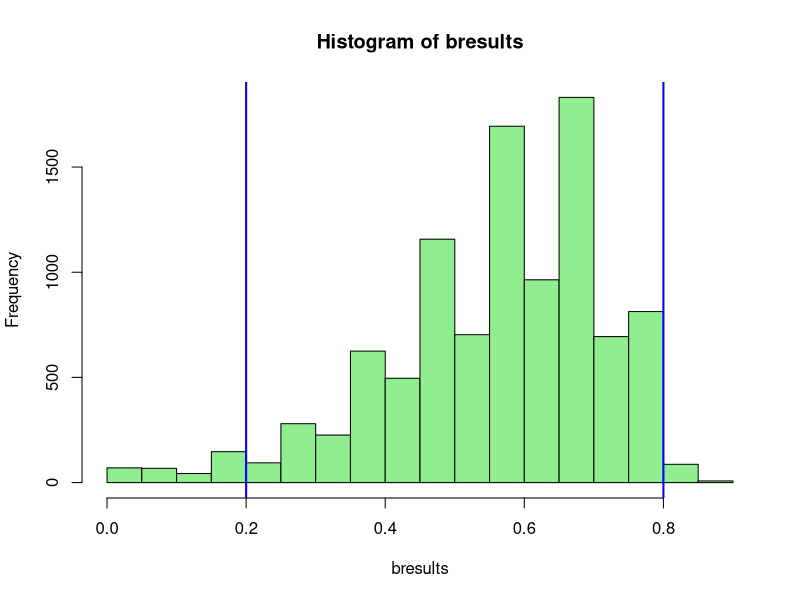

Recreate this plot in R.
# Example code supplied for illustrative purposes only. The regression equations below were built
# using 2 years of data from our level 1 trauma academic medical center. They will not work out of the
# box for your institution.
# 2019-2020 Edward G. Brown MS, Patricia K. Howard PhD RN, Daniel Moore MD
# For more information please read the paper SIMULATING EMERGENCY DEPARTMENT BOARDING USING A DIFFERENCE EQUATION 
# at https://doi.org/10.1101/2020.03.19.20039040

bfunc <- function() {

  days <- 30
  lower <- 200
  upper <- 300
  
  threshold <- 40

  xbar.rand <- rep(NA,days)
  xbar.star <- rep(NA,days)
  xbar.start <- rep(NA,days)
  xbar.stop <- rep(NA,days)

  start_int <- 22.44721952
  start_slope <- 0.179980129
  stop_int <- 32.5802325885976
  stop_slope <- 0.492633658985415
  
    
for (i in 1:days)
  xbar.rand[[i]] <-sample(lower:upper, 1)

for (i in 1:days)
  xbar.start[[i]] <- start_int + (xbar.rand[[i]] * start_slope)


for (i in 1:days)
  xbar.stop[[i]] <- stop_int +(xbar.start[[i]] * stop_slope)

# Why 12? In our observed data, the starting day balance of a day (selected at random) was 12. This starts our iteration.
# Patients boarding at Start of Day was 25, Patients start boarding during the day was 57, Patients stop boarding was 70.  
xbar.star[[1]] = 12

for (i in 1:days)
  xbar.star[[i+1]] = ifelse(ceiling((xbar.star[i] + xbar.start[[i]]) - xbar.stop[[i]]) < 0, 0, ceiling((xbar.star[i] + xbar.start[[i]]) - xbar.stop[[i]]) )
 

over_threshold <- length(xbar.star[xbar.star >= threshold])/days

return(over_threshold)
} # end of function


reps <- 10000
bresults <- rep(NA,reps)


for (i in 1:reps)
  bresults[[i]] <- bfunc()



sd(bresults)
summary(bresults)

# percentile method for 95% CI
quantile(bresults, 0.025)
quantile(bresults, 0.975)

hist(bresults, col="lightgreen")
abline(v=quantile(bresults, 0.025),col="blue", lwd=2)
abline(v=quantile(bresults, 0.975),col="blue", lwd=2)

# Uncomment the section below for a non-parametric CI around the median.
# The function will output the achieved CL.
# Note: Numerous ties (especially around the median) may lead to an exceedingly narrow CI.
# This will likely occur more/less depending on the function arguments used and number of bootstrap replications.
# Your results may vary.

# GetCI <- function(v, clevel){
#   
#   v <- sort(v)
#   n <- length(v)
#   cl <- 0
#   prod <- (n+1)*(0.50)
#   Lstar <- floor(prod - 1)
#   Ustar <- floor(prod + 1)
#   
#   while (cl < clevel ) { 
#     
#     l <- pbinom(Lstar,length(v),prob=0.5)
#     u <- pbinom(Ustar,length(v),prob=0.5)
#     cl <- u - l 
#     
#     Lstar <- Lstar - 1
#     Ustar <- Ustar + 1
#     
#   }
#   
#   return(list(cl, v[Lstar], v[Ustar] ))
# }
# 
# # returns the achieved CL and upper/lower bounds
# cls <- GetCI(bresults,0.95) 
# cls
# 
# hist(bresults, col="lightgreen")
# abline(v=cls[2],col="blue", lwd=2)
# abline(v=cls[3],col="blue", lwd=2)
# abline(v=median(bresults),col="red", lwd=2)
